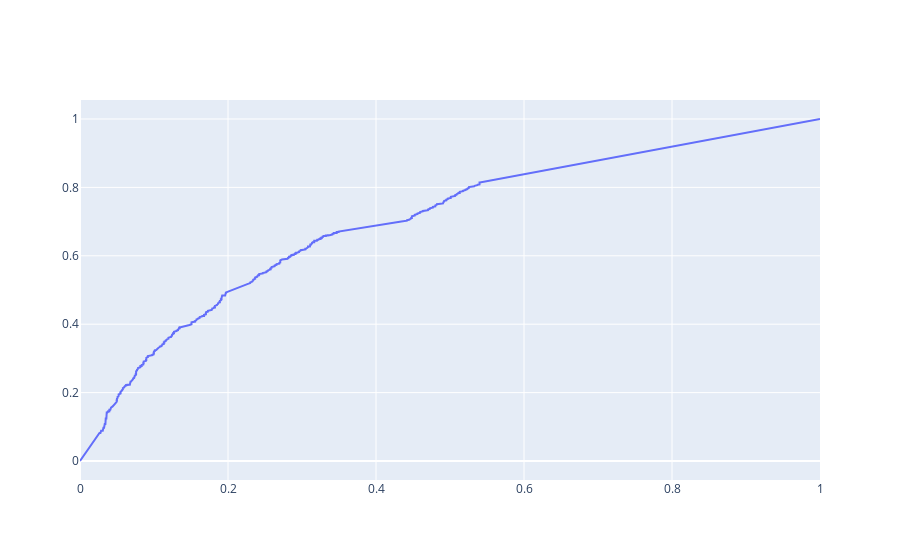

Notebook code for this chart:
### Code cell
fig = go.Figure()
fig.add_trace(go.Scatter(x=fpr,y=tpr, mode="lines", name='ROC Curves'))
fig

### Figure 1 — Plotly figure (JSON) as saved in the notebook; plotly's stock layout.template omitted (floating-point values rounded to 4 significant figures; data arrays with more than 128 entries replaced by an {"elided": "..."} marker saying what was removed)
{"data": [{"mode": "lines", "name": "ROC Curves", "type": "scatter", "x": {"elided": "698 float values"}, "y": {"elided": "698 float values"}}], "layout": {}}
